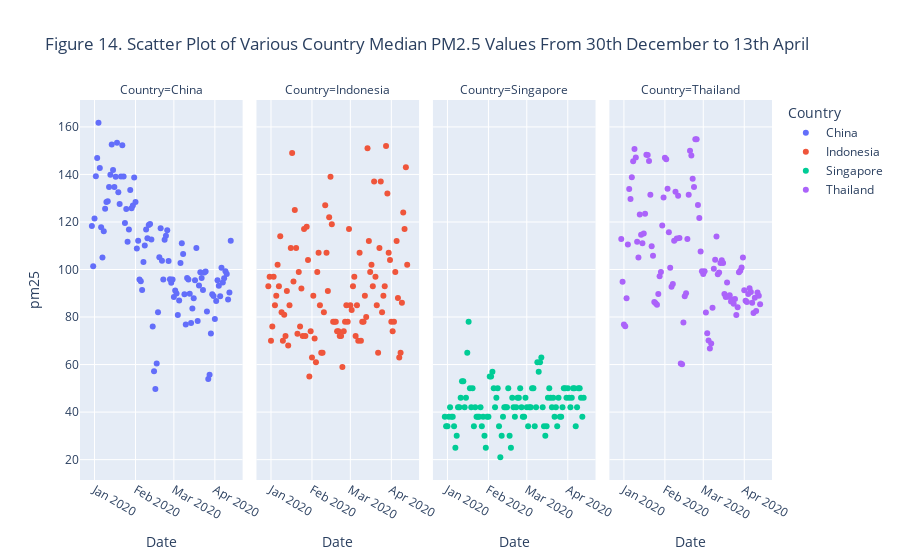

Source (notebook cell):
### Markdown cell above
Air pollution has been a constant problem in Thailand, especially when after harvesting season. The spike seen above are mostly caused by forest fires, wild fires and the burning off of crops after harvesting season. The air pollution in Chiang Mai started to worsen at the start of February. While Bangkok air pollution worsen in April as PM10 concentration raised.

The highest PM10 and PM2.5 concentrations recorded during this period was 630μg/m³ and 675μg/m³, both belonged to Chiang Mai.

Looking at Figure 13 A, B and C, it is evident that the air quality in Thailand were heavily influence by burning of crops after harvesting season, wild fire and forest fire. Perhaps the improvement in air quality shown in Figure 12 were due to the actions of the local authorities in combating the fires instead of COVID-19 pandemic.

### Code cell
#ploting an interactive scatter plot with plotly express
#PM25 indicator
px.scatter(data_frame= air_quality_pm25 , x='Date' , y='pm25', hover_name = 'Country', color='Country', facet_col='Country',
          title='Figure 14. Scatter Plot of Various Country Median PM2.5 Values From 30th December to 13th April')

### Figure 1 — Plotly figure (JSON) as saved in the notebook; plotly's stock layout.template omitted (floating-point values rounded to 4 significant figures)
{"data": [{"hovertemplate": "<b>%{hovertext}</b><br><br>Country=China<br>Date=%{x}<br>pm25=%{y}<extra></extra>", "hovertext": ["China", "China", "China", "China", "China", "China", "China", "China", "China", "China", "China", "China", "China", "China", "China", "China", "China", "China", "China", "China", "China", "China", "China", "China", "China", "China", "China", "China", "China", "China", "China", "China", "China", "China", "China", "China", "China", "China", "China", "China", "China", "China", "China", "China", "China", "China", "China", "China", "China", "China", "China", "China", "China", "China", "China", "China", "China", "China", "China", "China", "China", "China", "China", "China", "China", "China", "China", "China", "China", "China", "China", "China", "China", "China", "China", "China", "China", "China", "China", "China", "China", "China", "China", "China", "China", "China", "China", "China", "China", "China", "China", "China", "China", "China", "China", "China", "China", "China", "China", "China", "China", "China", "China", "China", "China", "China"], "legendgroup": "China", "marker": {"color": "#636efa", "symbol": "circle"}, "mode": "markers", "name": "China", "showlegend": true, "type": "scatter", "x": ["2019-12-30T00:00:00", "2019-12-31T00:00:00", "2020-01-01T00:00:00", "2020-01-02T00:00:00", "2020-01-03T00:00:00", "2020-01-04T00:00:00", "2020-01-05T00:00:00", "2020-01-06T00:00:00", "2020-01-07T00:00:00", "2020-01-08T00:00:00", "2020-01-09T00:00:00", "2020-01-10T00:00:00", "2020-01-11T00:00:00", "2020-01-12T00:00:00", "2020-01-13T00:00:00", "2020-01-14T00:00:00", "2020-01-15T00:00:00", "2020-01-16T00:00:00", "2020-01-17T00:00:00", "2020-01-18T00:00:00", "2020-01-19T00:00:00", "2020-01-20T00:00:00", "2020-01-21T00:00:00", "2020-01-22T00:00:00", "2020-01-23T00:00:00", "2020-01-24T00:00:00", "2020-01-25T00:00:00", "2020-01-26T00:00:00", "2020-01-27T00:00:00", "2020-01-28T00:00:00", "2020-01-29T00:00:00", "2020-01-30T00:00:00", "2020-01-31T00:00:00", "2020-02-01T00:00:00", "2020-02-02T00:00:00", "2020-02-03T00:00:00", "2020-02-04T00:00:00", "2020-02-05T00:00:00", "2020-02-06T00:00:00", "2020-02-07T00:00:00", "2020-02-08T00:00:00", "2020-02-09T00:00:00", "2020-02-10T00:00:00", "2020-02-11T00:00:00", "2020-02-12T00:00:00", "2020-02-13T00:00:00", "2020-02-14T00:00:00", "2020-02-15T00:00:00", "2020-02-16T00:00:00", "2020-02-17T00:00:00", "2020-02-18T00:00:00", "2020-02-19T00:00:00", "2020-02-20T00:00:00", "2020-02-21T00:00:00", "2020-02-22T00:00:00", "2020-02-23T00:00:00", "2020-02-24T00:00:00", "2020-02-25T00:00:00", "2020-02-26T00:00:00", "2020-02-27T00:00:00", "2020-02-28T00:00:00", "2020-02-29T00:00:00", "2020-03-01T00:00:00", "2020-03-02T00:00:00", "2020-03-03T00:00:00", "2020-03-04T00:00:00", "2020-03-05T00:00:00", "2020-03-06T00:00:00", "2020-03-07T00:00:00", "2020-03-08T00:00:00", "2020-03-09T00:00:00", "2020-03-10T00:00:00", "2020-03-11T00:00:00", "2020-03-12T00:00:00", "2020-03-13T00:00:00", "2020-03-14T00:00:00", "2020-03-15T00:00:00", "2020-03-16T00:00:00", "2020-03-17T00:00:00", "2020-03-18T00:00:00", "2020-03-19T00:00:00", "2020-03-20T00:00:00", "2020-03-21T00:00:00", "2020-03-22T00:00:00", "2020-03-23T00:00:00", "2020-03-24T00:00:00", "2020-03-25T00:00:00", "2020-03-26T00:00:00", "2020-03-27T00:00:00", "2020-03-28T00:00:00", "2020-03-29T00:00:00", "2020-03-30T00:00:00", "2020-03-31T00:00:00", "2020-04-01T00:00:00", "2020-04-02T00:00:00", "2020-04-03T00:00:00", "2020-04-04T00:00:00", "2020-04-05T00:00:00", "2020-04-06T00:00:00", "2020-04-07T00:00:00", "2020-04-08T00:00:00", "2020-04-09T00:00:00", "2020-04-10T00:00:00", "2020-04-11T00:00:00", "2020-04-12T00:00:00", "2020-04-13T00:00:00"], "xaxis": "x", "y": [118.3, 101.3, 121.4, 139.2, 146.9, 161.8, 142.7, 117.8, 105, 116.1, 125.5, 128.4, 128.7, 134.7, 139.9, 152.6, 141.9, 134.7, 139.0, 153.3, 132.5, 127.6, 139.1, 152.2, 139.2, 119.5, 125.4, 111.7, 116.9, 133.4, 125.8, 126.9, 138.7, 128.4, 108.8, 112.1, 95.83, 95.08, 91.4, 103.2, 110.1, 116.9, 113.2, 118.7, 119.2, 112.6, 76.02, 57.18, 49.76, 60.49, 82, 105.1, 117.3, 103.7, 95.82, 112.6, 114.2, 116.5, 103.6, 95.92, 94.38, 95.75, 88.39, 91.12, 89.86, 80.9, 86.94, 102.8, 111.0, 106.5, 89.54, 76.83, 96.38, 95.75, 89.77, 77.54, 83.62, 87.94, 95.52, 109.0, 78.29, 93.29, 98.83, 96.4, 91.38, 98.69, 99.15, 82.33, 53.94, 55.69, 73.12, 89.6, 88.87, 79.21, 86.73, 95.5, 93.12, 88.77, 100.7, 94.58, 96.35, 99.27, 98.13, 87.35, 90.33, 112.1], "yaxis": "y"}, {"hovertemplate": "<b>%{hovertext}</b><br><br>Country=Indonesia<br>Date=%{x}<br>pm25=%{y}<extra></extra>", "hovertext": ["Indonesia", "Indonesia", "Indonesia", "Indonesia", "Indonesia", "Indonesia", "Indonesia", "Indonesia", "Indonesia", "Indonesia", "Indonesia", "Indonesia", "Indonesia", "Indonesia", "Indonesia", "Indonesia", "Indonesia", "Indonesia", "Indonesia", "Indonesia", "Indonesia", "Indonesia", "Indonesia", "Indonesia", "Indonesia", "Indonesia", "Indonesia", "Indonesia", "Indonesia", "Indonesia", "Indonesia", "Indonesia", "Indonesia", "Indonesia", "Indonesia", "Indonesia", "Indonesia", "Indonesia", "Indonesia", "Indonesia", "Indonesia", "Indonesia", "Indonesia", "Indonesia", "Indonesia", "Indonesia", "Indonesia", "Indonesia", "Indonesia", "Indonesia", "Indonesia", "Indonesia", "Indonesia", "Indonesia", "Indonesia", "Indonesia", "Indonesia", "Indonesia", "Indonesia", "Indonesia", "Indonesia", "Indonesia", "Indonesia", "Indonesia", "Indonesia", "Indonesia", "Indonesia", "Indonesia", "Indonesia", "Indonesia", "Indonesia", "Indonesia", "Indonesia", "Indonesia", "Indonesia", "Indonesia", "Indonesia", "Indonesia", "Indonesia", "Indonesia", "Indonesia", "Indonesia", "Indonesia", "Indonesia", "Indonesia", "Indonesia", "Indonesia", "Indonesia", "Indonesia", "Indonesia", "Indonesia", "Indonesia", "Indonesia", "Indonesia", "Indonesia", "Indonesia", "Indonesia", "Indonesia", "Indonesia", "Indonesia", "Indonesia", "Indonesia", "Indonesia", "Indonesia", "Indonesia", "Indonesia"], "legendgroup": "Indonesia", "marker": {"color": "#EF553B", "symbol": "circle"}, "mode": "markers", "name": "Indonesia", "showlegend": true, "type": "scatter", "x": ["2019-12-30T00:00:00", "2019-12-31T00:00:00", "2020-01-01T00:00:00", "2020-01-02T00:00:00", "2020-01-03T00:00:00", "2020-01-04T00:00:00", "2020-01-05T00:00:00", "2020-01-06T00:00:00", "2020-01-07T00:00:00", "2020-01-08T00:00:00", "2020-01-09T00:00:00", "2020-01-10T00:00:00", "2020-01-11T00:00:00", "2020-01-12T00:00:00", "2020-01-13T00:00:00", "2020-01-14T00:00:00", "2020-01-15T00:00:00", "2020-01-16T00:00:00", "2020-01-17T00:00:00", "2020-01-18T00:00:00", "2020-01-19T00:00:00", "2020-01-20T00:00:00", "2020-01-21T00:00:00", "2020-01-22T00:00:00", "2020-01-23T00:00:00", "2020-01-24T00:00:00", "2020-01-25T00:00:00", "2020-01-26T00:00:00", "2020-01-27T00:00:00", "2020-01-28T00:00:00", "2020-01-29T00:00:00", "2020-01-30T00:00:00", "2020-01-31T00:00:00", "2020-02-01T00:00:00", "2020-02-02T00:00:00", "2020-02-03T00:00:00", "2020-02-04T00:00:00", "2020-02-05T00:00:00", "2020-02-06T00:00:00", "2020-02-07T00:00:00", "2020-02-08T00:00:00", "2020-02-09T00:00:00", "2020-02-10T00:00:00", "2020-02-11T00:00:00", "2020-02-12T00:00:00", "2020-02-13T00:00:00", "2020-02-14T00:00:00", "2020-02-15T00:00:00", "2020-02-16T00:00:00", "2020-02-17T00:00:00", "2020-02-18T00:00:00", "2020-02-19T00:00:00", "2020-02-20T00:00:00", "2020-02-21T00:00:00", "2020-02-22T00:00:00", "2020-02-23T00:00:00", "2020-02-24T00:00:00", "2020-02-25T00:00:00", "2020-02-26T00:00:00", "2020-02-27T00:00:00", "2020-02-28T00:00:00", "2020-02-29T00:00:00", "2020-03-01T00:00:00", "2020-03-02T00:00:00", "2020-03-03T00:00:00", "2020-03-04T00:00:00", "2020-03-05T00:00:00", "2020-03-06T00:00:00", "2020-03-07T00:00:00", "2020-03-08T00:00:00", "2020-03-09T00:00:00", "2020-03-10T00:00:00", "2020-03-11T00:00:00", "2020-03-12T00:00:00", "2020-03-13T00:00:00", "2020-03-14T00:00:00", "2020-03-15T00:00:00", "2020-03-16T00:00:00", "2020-03-17T00:00:00", "2020-03-18T00:00:00", "2020-03-19T00:00:00", "2020-03-20T00:00:00", "2020-03-21T00:00:00", "2020-03-22T00:00:00", "2020-03-23T00:00:00", "2020-03-24T00:00:00", "2020-03-25T00:00:00", "2020-03-26T00:00:00", "2020-03-27T00:00:00", "2020-03-28T00:00:00", "2020-03-29T00:00:00", "2020-03-30T00:00:00", "2020-03-31T00:00:00", "2020-04-01T00:00:00", "2020-04-02T00:00:00", "2020-04-03T00:00:00", "2020-04-04T00:00:00", "2020-04-05T00:00:00", "2020-04-06T00:00:00", "2020-04-07T00:00:00", "2020-04-08T00:00:00", "2020-04-09T00:00:00", "2020-04-10T00:00:00", "2020-04-11T00:00:00", "2020-04-12T00:00:00", "2020-04-13T00:00:00"], "xaxis": "x2", "y": [93, 97, 70, 76, 97, 85, 89, 102, 93, 114, 82, 70, 81, 72, 91, 68, 85, 109, 149, 95, 125, 109, 73, 99, 76, 92, 72, 117, 72, 118, 104, 55, 74, 63, 89, 71, 61, 99, 107, 85, 65, 65, 82, 127, 107, 91, 122, 139, 119, 78, 78, 78, 74, 74, 72, 72, 59, 74, 78, 85, 78, 117, 85, 83, 93, 97, 72, 85, 70, 107, 70, 78, 78, 89, 80, 151, 112, 99, 102, 93, 137, 97, 85, 65, 109, 137, 82, 89, 93, 152, 132, 107, 104, 78, 74, 78, 99, 112, 88, 63, 65, 86, 124, 117, 143, 102], "yaxis": "y2"}, {"hovertemplate": "<b>%{hovertext}</b><br><br>Country=Singapore<br>Date=%{x}<br>pm25=%{y}<extra></extra>", "hovertext": ["Singapore", "Singapore", "Singapore", "Singapore", "Singapore", "Singapore", "Singapore", "Singapore", "Singapore", "Singapore", "Singapore", "Singapore", "Singapore", "Singapore", "Singapore", "Singapore", "Singapore", "Singapore", "Singapore", "Singapore", "Singapore", "Singapore", "Singapore", "Singapore", "Singapore", "Singapore", "Singapore", "Singapore", "Singapore", "Singapore", "Singapore", "Singapore", "Singapore", "Singapore", "Singapore", "Singapore", "Singapore", "Singapore", "Singapore", "Singapore", "Singapore", "Singapore", "Singapore", "Singapore", "Singapore", "Singapore", "Singapore", "Singapore", "Singapore", "Singapore", "Singapore", "Singapore", "Singapore", "Singapore", "Singapore", "Singapore", "Singapore", "Singapore", "Singapore", "Singapore", "Singapore", "Singapore", "Singapore", "Singapore", "Singapore", "Singapore", "Singapore", "Singapore", "Singapore", "Singapore", "Singapore", "Singapore", "Singapore", "Singapore", "Singapore", "Singapore", "Singapore", "Singapore", "Singapore", "Singapore", "Singapore", "Singapore", "Singapore", "Singapore", "Singapore", "Singapore", "Singapore", "Singapore", "Singapore", "Singapore", "Singapore", "Singapore", "Singapore", "Singapore", "Singapore", "Singapore", "Singapore", "Singapore", "Singapore", "Singapore", "Singapore", "Singapore", "Singapore", "Singapore", "Singapore", "Singapore"], "legendgroup": "Singapore", "marker": {"color": "#00cc96", "symbol": "circle"}, "mode": "markers", "name": "Singapore", "showlegend": true, "type": "scatter", "x": ["2019-12-30T00:00:00", "2019-12-31T00:00:00", "2020-01-01T00:00:00", "2020-01-02T00:00:00", "2020-01-03T00:00:00", "2020-01-04T00:00:00", "2020-01-05T00:00:00", "2020-01-06T00:00:00", "2020-01-07T00:00:00", "2020-01-08T00:00:00", "2020-01-09T00:00:00", "2020-01-10T00:00:00", "2020-01-11T00:00:00", "2020-01-12T00:00:00", "2020-01-13T00:00:00", "2020-01-14T00:00:00", "2020-01-15T00:00:00", "2020-01-16T00:00:00", "2020-01-17T00:00:00", "2020-01-18T00:00:00", "2020-01-19T00:00:00", "2020-01-20T00:00:00", "2020-01-21T00:00:00", "2020-01-22T00:00:00", "2020-01-23T00:00:00", "2020-01-24T00:00:00", "2020-01-25T00:00:00", "2020-01-26T00:00:00", "2020-01-27T00:00:00", "2020-01-28T00:00:00", "2020-01-29T00:00:00", "2020-01-30T00:00:00", "2020-01-31T00:00:00", "2020-02-01T00:00:00", "2020-02-02T00:00:00", "2020-02-03T00:00:00", "2020-02-04T00:00:00", "2020-02-05T00:00:00", "2020-02-06T00:00:00", "2020-02-07T00:00:00", "2020-02-08T00:00:00", "2020-02-09T00:00:00", "2020-02-10T00:00:00", "2020-02-11T00:00:00", "2020-02-12T00:00:00", "2020-02-13T00:00:00", "2020-02-14T00:00:00", "2020-02-15T00:00:00", "2020-02-16T00:00:00", "2020-02-17T00:00:00", "2020-02-18T00:00:00", "2020-02-19T00:00:00", "2020-02-20T00:00:00", "2020-02-21T00:00:00", "2020-02-22T00:00:00", "2020-02-23T00:00:00", "2020-02-24T00:00:00", "2020-02-25T00:00:00", "2020-02-26T00:00:00", "2020-02-27T00:00:00", "2020-02-28T00:00:00", "2020-02-29T00:00:00", "2020-03-01T00:00:00", "2020-03-02T00:00:00", "2020-03-03T00:00:00", "2020-03-04T00:00:00", "2020-03-05T00:00:00", "2020-03-06T00:00:00", "2020-03-07T00:00:00", "2020-03-08T00:00:00", "2020-03-09T00:00:00", "2020-03-10T00:00:00", "2020-03-11T00:00:00", "2020-03-12T00:00:00", "2020-03-13T00:00:00", "2020-03-14T00:00:00", "2020-03-15T00:00:00", "2020-03-16T00:00:00", "2020-03-17T00:00:00", "2020-03-18T00:00:00", "2020-03-19T00:00:00", "2020-03-20T00:00:00", "2020-03-21T00:00:00", "2020-03-22T00:00:00", "2020-03-23T00:00:00", "2020-03-24T00:00:00", "2020-03-25T00:00:00", "2020-03-26T00:00:00", "2020-03-27T00:00:00", "2020-03-28T00:00:00", "2020-03-29T00:00:00", "2020-03-30T00:00:00", "2020-03-31T00:00:00", "2020-04-01T00:00:00", "2020-04-02T00:00:00", "2020-04-03T00:00:00", "2020-04-04T00:00:00", "2020-04-05T00:00:00", "2020-04-06T00:00:00", "2020-04-07T00:00:00", "2020-04-08T00:00:00", "2020-04-09T00:00:00", "2020-04-10T00:00:00", "2020-04-11T00:00:00", "2020-04-12T00:00:00", "2020-04-13T00:00:00"], "xaxis": "x3", "y": [38, 34, 34, 38, 42, 38, 38, 34, 25, 30, 42, 42, 46, 53, 53, 42, 46, 65, 78, 50, 42, 50, 34, 42, 38, 38, 38, 42, 34, 38, 30, 25, 38, 38, 55, 55, 57, 50, 42, 46, 50, 34, 21, 30, 38, 42, 42, 42, 50, 30, 25, 46, 42, 38, 42, 46, 46, 50, 42, 38, 38, 46, 42, 34, 42, 42, 50, 50, 34, 42, 61, 57, 61, 63, 42, 34, 30, 34, 46, 50, 46, 42, 46, 38, 42, 34, 46, 38, 38, 42, 50, 50, 46, 50, 46, 42, 46, 50, 50, 34, 42, 50, 50, 46, 38, 46], "yaxis": "y3"}, {"hovertemplate": "<b>%{hovertext}</b><br><br>Country=Thailand<br>Date=%{x}<br>pm25=%{y}<extra></extra>", "hovertext": ["Thailand", "Thailand", "Thailand", "Thailand", "Thailand", "Thailand", "Thailand", "Thailand", "Thailand", "Thailand", "Thailand", "Thailand", "Thailand", "Thailand", "Thailand", "Thailand", "Thailand", "Thailand", "Thailand", "Thailand", "Thailand", "Thailand", "Thailand", "Thailand", "Thailand", "Thailand", "Thailand", "Thailand", "Thailand", "Thailand", "Thailand", "Thailand", "Thailand", "Thailand", "Thailand", "Thailand", "Thailand", "Thailand", "Thailand", "Thailand", "Thailand", "Thailand", "Thailand", "Thailand", "Thailand", "Thailand", "Thailand", "Thailand", "Thailand", "Thailand", "Thailand", "Thailand", "Thailand", "Thailand", "Thailand", "Thailand", "Thailand", "Thailand", "Thailand", "Thailand", "Thailand", "Thailand", "Thailand", "Thailand", "Thailand", "Thailand", "Thailand", "Thailand", "Thailand", "Thailand", "Thailand", "Thailand", "Thailand", "Thailand", "Thailand", "Thailand", "Thailand", "Thailand", "Thailand", "Thailand", "Thailand", "Thailand", "Thailand", "Thailand", "Thailand", "Thailand", "Thailand", "Thailand", "Thailand", "Thailand", "Thailand", "Thailand", "Thailand", "Thailand", "Thailand", "Thailand", "Thailand", "Thailand", "Thailand", "Thailand", "Thailand", "Thailand", "Thailand", "Thailand", "Thailand", "Thailand"], "legendgroup": "Thailand", "marker": {"color": "#ab63fa", "symbol": "circle"}, "mode": "markers", "name": "Thailand", "showlegend": true, "type": "scatter", "x": ["2019-12-30T00:00:00", "2019-12-31T00:00:00", "2020-01-01T00:00:00", "2020-01-02T00:00:00", "2020-01-03T00:00:00", "2020-01-04T00:00:00", "2020-01-05T00:00:00", "2020-01-06T00:00:00", "2020-01-07T00:00:00", "2020-01-08T00:00:00", "2020-01-09T00:00:00", "2020-01-10T00:00:00", "2020-01-11T00:00:00", "2020-01-12T00:00:00", "2020-01-13T00:00:00", "2020-01-14T00:00:00", "2020-01-15T00:00:00", "2020-01-16T00:00:00", "2020-01-17T00:00:00", "2020-01-18T00:00:00", "2020-01-19T00:00:00", "2020-01-20T00:00:00", "2020-01-21T00:00:00", "2020-01-22T00:00:00", "2020-01-23T00:00:00", "2020-01-24T00:00:00", "2020-01-25T00:00:00", "2020-01-26T00:00:00", "2020-01-27T00:00:00", "2020-01-28T00:00:00", "2020-01-29T00:00:00", "2020-01-30T00:00:00", "2020-01-31T00:00:00", "2020-02-01T00:00:00", "2020-02-02T00:00:00", "2020-02-03T00:00:00", "2020-02-04T00:00:00", "2020-02-05T00:00:00", "2020-02-06T00:00:00", "2020-02-07T00:00:00", "2020-02-08T00:00:00", "2020-02-09T00:00:00", "2020-02-10T00:00:00", "2020-02-11T00:00:00", "2020-02-12T00:00:00", "2020-02-13T00:00:00", "2020-02-14T00:00:00", "2020-02-15T00:00:00", "2020-02-16T00:00:00", "2020-02-17T00:00:00", "2020-02-18T00:00:00", "2020-02-19T00:00:00", "2020-02-20T00:00:00", "2020-02-21T00:00:00", "2020-02-22T00:00:00", "2020-02-23T00:00:00", "2020-02-24T00:00:00", "2020-02-25T00:00:00", "2020-02-26T00:00:00", "2020-02-27T00:00:00", "2020-02-28T00:00:00", "2020-02-29T00:00:00", "2020-03-01T00:00:00", "2020-03-02T00:00:00", "2020-03-03T00:00:00", "2020-03-04T00:00:00", "2020-03-05T00:00:00", "2020-03-06T00:00:00", "2020-03-07T00:00:00", "2020-03-08T00:00:00", "2020-03-09T00:00:00", "2020-03-10T00:00:00", "2020-03-11T00:00:00", "2020-03-12T00:00:00", "2020-03-13T00:00:00", "2020-03-14T00:00:00", "2020-03-15T00:00:00", "2020-03-16T00:00:00", "2020-03-17T00:00:00", "2020-03-18T00:00:00", "2020-03-19T00:00:00", "2020-03-20T00:00:00", "2020-03-21T00:00:00", "2020-03-22T00:00:00", "2020-03-23T00:00:00", "2020-03-24T00:00:00", "2020-03-25T00:00:00", "2020-03-26T00:00:00", "2020-03-27T00:00:00", "2020-03-28T00:00:00", "2020-03-29T00:00:00", "2020-03-30T00:00:00", "2020-03-31T00:00:00", "2020-04-01T00:00:00", "2020-04-02T00:00:00", "2020-04-03T00:00:00", "2020-04-04T00:00:00", "2020-04-05T00:00:00", "2020-04-06T00:00:00", "2020-04-07T00:00:00", "2020-04-08T00:00:00", "2020-04-09T00:00:00", "2020-04-10T00:00:00", "2020-04-11T00:00:00", "2020-04-12T00:00:00", "2020-04-13T00:00:00"], "xaxis": "x4", "y": [112.9, 94.86, 76.86, 76.14, 87.86, 110.6, 133.9, 129.7, 138.8, 145.5, 150.7, 147.2, 111.7, 105, 123.2, 114.7, 111, 115.2, 123.5, 148.3, 148.2, 145.7, 131.5, 109.8, 105.8, 86.33, 85.83, 85.17, 89.67, 97.17, 99, 118.5, 130.3, 147, 146.4, 134, 115.7, 100.7, 92.71, 93.86, 112.1, 132.7, 113, 131, 113.3, 60.43, 60.14, 77.71, 88.71, 90, 112.9, 131.4, 150, 148, 138.1, 134.7, 154.9, 154.9, 127.1, 121.7, 107.6, 99.29, 98.14, 99.29, 81.86, 73.14, 70.14, 66.71, 68.86, 83.86, 100.3, 104.1, 113.9, 98, 98.71, 102.7, 103.9, 102.7, 89.71, 88.43, 94.57, 88.57, 89.14, 86.57, 87.43, 85.57, 87.57, 80.86, 84.14, 98.86, 99.43, 100.9, 105, 91.29, 86.86, 86.29, 89.71, 92.14, 90.57, 86, 81.71, 88.14, 82.57, 90.29, 89, 85.43], "yaxis": "y4"}], "layout": {"annotations": [{"font": {}, "showarrow": false, "text": "Country=China", "x": 0.1175, "xanchor": "center", "xref": "paper", "y": 1, "yanchor": "bottom", "yref": "paper"}, {"font": {}, "showarrow": false, "text": "Country=Indonesia", "x": 0.3725, "xanchor": "center", "xref": "paper", "y": 1, "yanchor": "bottom", "yref": "paper"}, {"font": {}, "showarrow": false, "text": "Country=Singapore", "x": 0.6275, "xanchor": "center", "xref": "paper", "y": 1, "yanchor": "bottom", "yref": "paper"}, {"font": {}, "showarrow": false, "text": "Country=Thailand", "x": 0.8825, "xanchor": "center", "xref": "paper", "y": 1, "yanchor": "bottom", "yref": "paper"}], "legend": {"title": {"text": "Country"}, "tracegroupgap": 0}, "title": {"text": "Figure 14. Scatter Plot of Various Country Median PM2.5 Values From 30th December to 13th April"}, "xaxis": {"anchor": "y", "domain": [0, 0.235], "title": {"text": "Date"}}, "xaxis2": {"anchor": "y2", "domain": [0.255, 0.49], "matches": "x", "title": {"text": "Date"}}, "xaxis3": {"anchor": "y3", "domain": [0.51, 0.745], "matches": "x", "title": {"text": "Date"}}, "xaxis4": {"anchor": "y4", "domain": [0.765, 1.0], "matches": "x", "title": {"text": "Date"}}, "yaxis": {"anchor": "x", "domain": [0, 1], "title": {"text": "pm25"}}, "yaxis2": {"anchor": "x2", "domain": [0, 1], "matches": "y", "showticklabels": false}, "yaxis3": {"anchor": "x3", "domain": [0, 1], "matches": "y", "showticklabels": false}, "yaxis4": {"anchor": "x4", "domain": [0, 1], "matches": "y", "showticklabels": false}}}
